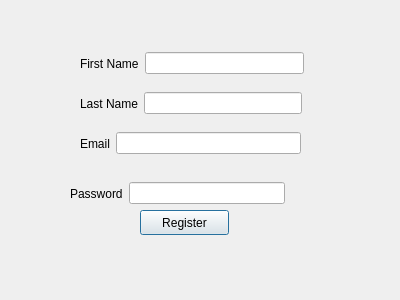
<?xml version="1.0" encoding="UTF-8"?>
<ui version="4.0">
 <class>RegisterDialog</class>
 <widget class="QDialog" name="RegisterDialog">
  <property name="geometry">
   <rect>
    <x>0</x>
    <y>0</y>
    <width>400</width>
    <height>300</height>
   </rect>
  </property>
  <property name="windowTitle">
   <string>Dialog</string>
  </property>
  <widget class="QWidget" name="layoutWidget">
   <property name="geometry">
    <rect>
     <x>80</x>
     <y>50</y>
     <width>224</width>
     <height>27</height>
    </rect>
   </property>
   <layout class="QHBoxLayout" name="horizontalLayout">
    <item>
     <widget class="QLabel" name="label">
      <property name="text">
       <string>First Name</string>
      </property>
     </widget>
    </item>
    <item>
     <widget class="QLineEdit" name="lineEdit"/>
    </item>
   </layout>
  </widget>
  <widget class="QWidget" name="layoutWidget">
   <property name="geometry">
    <rect>
     <x>80</x>
     <y>90</y>
     <width>222</width>
     <height>27</height>
    </rect>
   </property>
   <layout class="QHBoxLayout" name="horizontalLayout_2">
    <item>
     <widget class="QLabel" name="label_2">
      <property name="text">
       <string>Last Name</string>
      </property>
     </widget>
    </item>
    <item>
     <widget class="QLineEdit" name="lineEdit_2"/>
    </item>
   </layout>
  </widget>
  <widget class="QWidget" name="layoutWidget">
   <property name="geometry">
    <rect>
     <x>80</x>
     <y>130</y>
     <width>221</width>
     <height>27</height>
    </rect>
   </property>
   <layout class="QHBoxLayout" name="horizontalLayout_3">
    <item>
     <widget class="QLabel" name="label_3">
      <property name="text">
       <string>Email</string>
      </property>
     </widget>
    </item>
    <item>
     <widget class="QLineEdit" name="lineEdit_3"/>
    </item>
   </layout>
  </widget>
  <widget class="QPushButton" name="pushButton">
   <property name="geometry">
    <rect>
     <x>140</x>
     <y>210</y>
     <width>89</width>
     <height>25</height>
    </rect>
   </property>
   <property name="text">
    <string>Register</string>
   </property>
  </widget>
  <widget class="QWidget" name="">
   <property name="geometry">
    <rect>
     <x>70</x>
     <y>180</y>
     <width>215</width>
     <height>27</height>
    </rect>
   </property>
   <layout class="QHBoxLayout" name="horizontalLayout_4">
    <item>
     <widget class="QLabel" name="label_4">
      <property name="text">
       <string>Password</string>
      </property>
     </widget>
    </item>
    <item>
     <widget class="QLineEdit" name="lineEdit_4"/>
    </item>
   </layout>
  </widget>
 </widget>
 <resources/>
 <connections/>
</ui>
